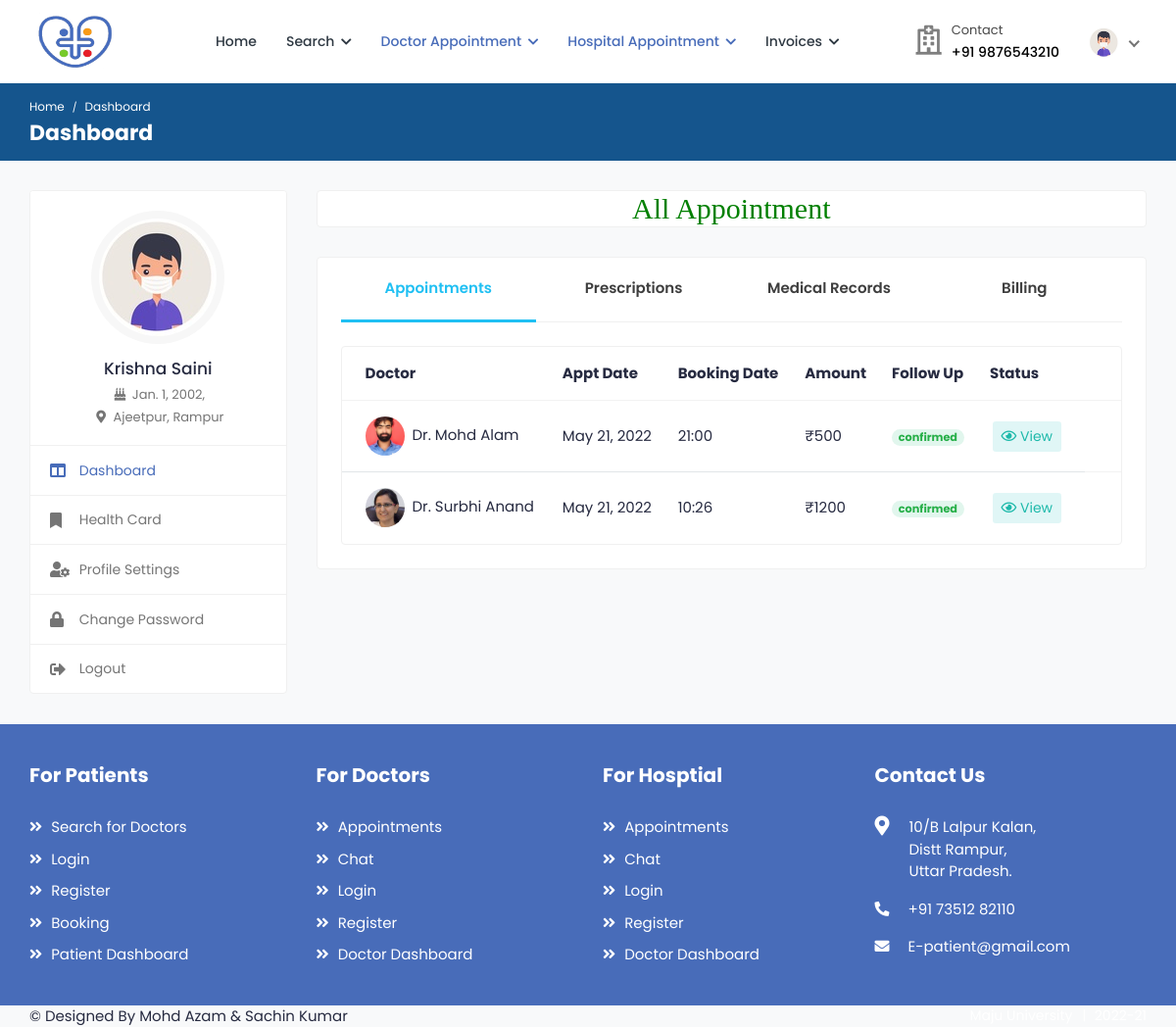
Screenshot of /patient_dashboard (signed in) with the database file from the repository.
### health/models.py (models this page shows, shortened)
class Patient(models.Model):
    user = models.ForeignKey(User,on_delete=models.CASCADE,null=True)
    blood_group = models.CharField(max_length=10,choices=blood_group,null=True)
    health_uid = models.CharField(max_length=16,null=True)
    ex_year= models.CharField(max_length=10,null=True)
    ex_month= models.CharField(max_length=10,null=True)
    cvv = models.CharField(max_length=10,null=True)
    mobile = models.CharField(max_length=10,null=True)
    address = models.CharField(max_length=100,null=True)
    card_status = models.CharField(max_length=100,null=True)
    dob = models.DateField(null=True)
    image = models.FileField(null=True)

class Appointment(models.Model):
    doctor=models.ForeignKey(Doctor, on_delete=models.CASCADE, null=True)
    patient=models.ForeignKey(Patient, on_delete=models.CASCADE, null=True)
    medical=models.ForeignKey(Medical, on_delete=models.CASCADE, null=True)
    a_date=models.DateField(null=True)
    a_timing=models.CharField(max_length=100,null=True)
    status=models.CharField(max_length=100,null=True)
    p_status=models.CharField(max_length=100,null=True)

class Doctor(models.Model):
    status = models.CharField(max_length=100,null=True)
    user = models.ForeignKey(User, on_delete=models.CASCADE, null=True)
    mobile = models.CharField(max_length=10, null=True)
    address = models.CharField(max_length=100, null=True)
    experience = models.CharField(max_length=100, null=True)
    specialist = models.CharField(max_length=100, null=True)
    service = models.CharField(max_length=100, null=True)
    clinic = models.CharField(max_length=100, null=True)
    cl_address = models.CharField(max_length=100, null=True)
    daystiming = models.CharField(max_length=100, null=True)
    timing = models.CharField(max_length=100, null=True)
    price = models.CharField(max_length=100, null=True)
    dob = models.DateField(null=True)
    gender = models.CharField(max_length=100,choices=gender,null=True)
    biography = models.TextField(null=True)
    image = models.FileField(null=True)

### health/views.py (the view)
# urls.py: path('patient_dashboard', patient_dashboard,name="patient_dashboard"),
def patient_dashboard(request):
    pat = Appointment.objects.filter(patient=Patient.objects.get(user=request.user))
    d = {'data':pat}
    return render(request,'patient/patient_dashboard.html',d)

### health/templates/patient/patient_dashboard.html (shortened to what this page needs)
{% extends 'patient/sidebar.html' %}
{% block b %}
{% load static %}
<h2 style="font-family:roman;color:green" align="center" class="card">All Appointment</h2>
<div class="card">
								<div class="card-body pt-0">
									<nav class="user-tabs mb-4">
										<ul class="nav nav-tabs nav-tabs-bottom nav-justified">
											<li class="nav-item">
												<a class="nav-link active" href="#pat_appointments" data-toggle="tab">Appointments</a>
											</li>
											<li class="nav-item">
												<a class="nav-link" href="#pat_prescriptions" data-toggle="tab">Prescriptions</a>
											</li>
											<li class="nav-item">
												<a class="nav-link" href="#pat_medical_records" data-toggle="tab"><span class="med-records">Medical Records</span></a>
											</li>
											<li class="nav-item">
												<a class="nav-link" href="#pat_billing" data-toggle="tab">Billing</a>
											</li>
										</ul>
									</nav>
									<div class="tab-content pt-0">
										<div id="pat_appointments" class="tab-pane fade show active">
											<div class="card card-table mb-0">
												<div class="card-body">
													<div class="table-responsive">
														<table class="table table-hover table-center mb-0">
															<thead>
																<tr>
																	<th>Doctor</th>
																	<th>Appt Date</th>
																	<th>Booking Date</th>
																	<th>Amount</th>
																	<th>Follow Up</th>
																	<th>Status</th>
																	<th></th>
																</tr>
															</thead>
																											<tbody>
															{% for i in data %}
																<tr>
																	<td>
																		<h2 class="table-avatar">
																			<a href="#" class="avatar avatar-sm mr-2">
																				<img class="avatar-img rounded-circle" src="{{i.doctor.image.url}}" alt="User Image">
																			</a>
																			<a href="#">Dr. {{i.doctor.user.first_name}} {{i.doctor.user.last_name}}</a>
																		</h2>
																	</td>
																	<td>{{i.a_date}} </td>
																	<td>{{i.a_timing}}</td>
																	<td>₹{{i.doctor.price}}</td>
																	{% if i.status == "pending" %}
																	<td><span class="badge badge-pill bg-danger-light">{{i.status}}</span></td>
																	{% else %}
																	{% if i.status == "confirmed" %}
																	<td><span class="badge badge-pill bg-success-light">{{i.status}}</span></td>
																	{% endif %}
																	{% endif %}
																	<td class="text-right">
																		<div class="table-action">
																			<a href="{% url 'patient_invoices' i.id 'appoint' %}" class="btn btn-sm bg-info-light">
																				<i class="far fa-eye"></i> View
																			</a>
																		</div>
																	</td>
																</tr>
																{% endfor %}
															</tbody>
														</table>
													</div>
												</div>
											</div>
										</div>
									</div>
								</div>
</div>
{% endblock %}

### health/templates/patient/sidebar.html
{% extends 'patient/patient_navigation.html' %}
{% block body %}
{% load static %}
			<div class="breadcrumb-bar">
				<div class="container-fluid">
					<div class="row align-items-center">
						<div class="col-md-12 col-12">
							<nav aria-label="breadcrumb" class="page-breadcrumb">
								<ol class="breadcrumb">
									<li class="breadcrumb-item"><a href="index-2.html">Home</a></li>
									<li class="breadcrumb-item active" aria-current="page">Dashboard</li>
								</ol>
							</nav>
							<h2 class="breadcrumb-title">Dashboard</h2>
						</div>
					</div>
				</div>
			</div>
			<div class="content">
				<div class="container-fluid">
					<div class="row">
						<div class="col-md-5 col-lg-4 col-xl-3 theiaStickySidebar">
                            <div class="profile-sidebar">
								<div class="widget-profile pro-widget-content">
									<div class="profile-info-widget">
										<a href="#" class="booking-doc-img">
											{% if request.user.patient_set.all.0.image %}
											<img src="{{request.user.patient_set.all.0.image.url}}" alt="User Image">
											{% endif %}
										</a>
										<div class="profile-det-info">
											<h3>{{request.user.first_name}} {{request.user.last_name}}</h3>
											<div class="patient-details">
												<h5><i class="fas fa-birthday-cake"></i> {{request.user.patient_set.all.0.dob}},</h5>
												<h5 class="mb-0"><i class="fas fa-map-marker-alt"></i> {{request.user.patient_set.all.0.address}}</h5>
											</div>
										</div>
									</div>
								</div>
								<div class="dashboard-widget">
									<nav class="dashboard-menu">
										<ul>
											<li class="active">
												<a href="{% url 'patient_dashboard' %}">
													<i class="fas fa-columns"></i>
													<span>Dashboard</span>
												</a>
											</li>
											<li>
												<a href="{%  url 'apply_card' %}">
													<i class="fas fa-bookmark"></i>
													<span>Health Card</span>
												</a>
											</li>
											<li>
												<a href="{% url 'patient_profile' %}">
													<i class="fas fa-user-cog"></i>
													<span>Profile Settings</span>
												</a>
											</li>
											<li>
												<a href="{% url 'change_password' %}">
													<i class="fas fa-lock"></i>
													<span>Change Password</span>
												</a>
											</li>
											<li>
												<a href="{% url 'logout' %}">
													<i class="fas fa-sign-out-alt"></i>
													<span>Logout</span>
												</a>
											</li>
										</ul>
									</nav>
								</div>
							</div>
						</div>
						<div class="col-md-7 col-lg-8 col-xl-9">
                            {% block b %}
                            {% endblock %}
                            </div>
					</div>
				</div>
			</div>
{% endblock %}

### health/templates/patient/patient_navigation.html (shortened to what this page needs)
<!DOCTYPE html>
{% load static %}
<html lang="en">
<head>
		<link rel="stylesheet" href="{% static 'user/css/bootstrap.min.css' %}">
		<link rel="stylesheet" href="{% static 'user/plugins/fontawesome/css/fontawesome.min.css' %}">
		<link rel="stylesheet" href="{% static 'user/plugins/fontawesome/css/all.min.css' %}">
		<link rel="stylesheet" href="{% static 'user/css/style.css' %}">
	</head>
	<body>
		<div class="main-wrapper">
			<header class="header">
				<nav class="navbar navbar-expand-lg header-nav">
					<div class="navbar-header">
						<a href="{% url 'home' %}" class="navbar-brand logo">
							<img src="{% static 'user/img/favicon (1).png' %}" class="img-fluid" alt="Logo" style="width:90px;height:60px">
						</a>
					</div>
					<div class="main-menu-wrapper">
						<ul class="main-nav">
							<li>
								<a href="{% url 'patient_dashboard' %}">Home</a>
							</li>
							<li class="has-submenu">
								<a href="#">Search <i class="fas fa-chevron-down"></i></a>
							</li>
							<li class="has-submenu active">
								<a href="#"> Doctor Appointment <i class="fas fa-chevron-down"></i></a>
							</li>
							<li class="has-submenu active">
								<a href="#"> Hospital Appointment <i class="fas fa-chevron-down"></i></a>
							</li>
							<li class="has-submenu">
								<a href="#">Invoices <i class="fas fa-chevron-down"></i></a>
							</li>
						</ul>
					</div>
					<ul class="nav header-navbar-rht">
						<li class="nav-item contact-item">
							<div class="header-contact-img">
								<i class="far fa-hospital"></i>
							</div>
							<div class="header-contact-detail">
								<p class="contact-header">Contact</p>
								<p class="contact-info-header"> +91 {{request.user.patient_set.all.0.mobile}}</p>
							</div>
						</li>
						<li class="nav-item dropdown has-arrow logged-item">
							<a href="#" class="dropdown-toggle nav-link" data-toggle="dropdown">
								<span class="user-img">
									{% if request.user.patient_set.all.0.image %}
									<img class="rounded-circle" src="{{request.user.patient_set.all.0.image.url}}" width="31" alt="Ryan Taylor">
									{% endif %}
								</span>
							</a>
						</li>
					</ul>
				</nav>
			</header>
{% block body %}
{% endblock %}
			<footer class="footer">
				<div class="footer-top">
					<div class="container-fluid">
						<div class="row">
							<div class="col-lg-3 col-md-6">
								<div class="footer-widget footer-menu">
									<h2 class="footer-title">For Patients</h2>
									<ul>
										<li><a href=""><i class="fas fa-angle-double-right"></i> Search for Doctors</a></li>
										<li><a href=""><i class="fas fa-angle-double-right"></i> Login</a></li>
										<li><a href=""><i class="fas fa-angle-double-right"></i> Register</a></li>
										<li><a href=""><i class="fas fa-angle-double-right"></i> Booking</a></li>
										<li><a href=""><i class="fas fa-angle-double-right"></i> Patient Dashboard</a></li>
									</ul>
								</div>
							</div>
							<div class="col-lg-3 col-md-6">
								<div class="footer-widget footer-menu">
									<h2 class="footer-title">For Doctors</h2>
									<ul>
										<li><a href=""><i class="fas fa-angle-double-right"></i> Appointments</a></li>
										<li><a href=""><i class="fas fa-angle-double-right"></i> Chat</a></li>
										<li><a href=""><i class="fas fa-angle-double-right"></i> Login</a></li>
										<li><a href=""><i class="fas fa-angle-double-right"></i> Register</a></li>
										<li><a href=""><i class="fas fa-angle-double-right"></i> Doctor Dashboard</a></li>
									</ul>
								</div>
							</div>
								<div class="col-lg-3 col-md-6">
								<div class="footer-widget footer-menu">
									<h2 class="footer-title">For Hosptial</h2>
									<ul>
										<li><a href=""><i class="fas fa-angle-double-right"></i> Appointments</a></li>
										<li><a href=""><i class="fas fa-angle-double-right"></i> Chat</a></li>
										<li><a href=""><i class="fas fa-angle-double-right"></i> Login</a></li>
										<li><a href=""><i class="fas fa-angle-double-right"></i> Register</a></li>
										<li><a href=""><i class="fas fa-angle-double-right"></i> Doctor Dashboard</a></li>
									</ul>
								</div>
							</div>
								<div class="footer-widget footer-contact">
									<h2 class="footer-title">Contact Us</h2>
									<div class="footer-contact-info">
										<div class="footer-address">
											<span><i class="fas fa-map-marker-alt"></i></span>
											<p> 10/B Lalpur Kalan,<br> Distt Rampur, <br>Uttar Pradesh. </p>
										</div>
										<p>
											<i class="fas fa-phone-alt"></i>
											+91 73512 82110
										</p>
										<p class="mb-0">
											<i class="fas fa-envelope"></i>
											E-patient@gmail.com
										</p>
									</div>
								</div>
							</div>
						</div>
					</div>
				</div>
                <div class="footer-bottom">
					<div class="container-fluid">
						<div class="copyright">
							<div class="row">
								<div class="col-md-6 col-lg-6">
									<div class="copyright-text">
										<p class="mb-0"><a>© Designed By Mohd Azam & Sachin Kumar </a></p>
									</div>
								</div>
								<div class="col-md-6 col-lg-6">
									<div class="copyright-menu">
										<ul class="policy-menu">
											<li><a>Maju University</a></li>
											<li><a>2022-21</a></li>
										</ul>
									</div>
								</div>
							</div>
						</div>
					</div>
				</div>
	</body>
</html>

### rows the page displays
Appointment: doctor.image (picture), doctor.user.first_name "Mohd", doctor.user.last_name "Alam", a_date "May 21, 2022", a_timing "21:00", doctor.price "500", status "confirmed"
Appointment: doctor.image (picture), doctor.user.first_name "Surbhi", doctor.user.last_name "Anand", a_date "May 21, 2022", a_timing "10:26", doctor.price "1200", status "confirmed"

### other values shown
{{ request.user.patient_set.all.0.mobile }} "9876543210"
{{ request.user.first_name }} "Krishna"
{{ request.user.last_name }} "Saini"
{{ request.user.patient_set.all.0.dob }} "Jan. 1, 2002"
{{ request.user.patient_set.all.0.address }} "Ajeetpur, Rampur"
